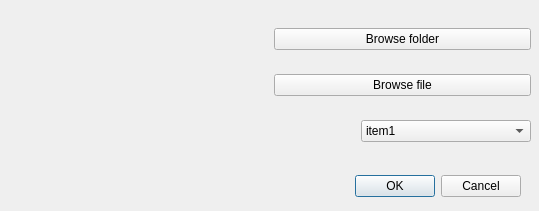
<?xml version="1.0" encoding="UTF-8"?>
<ui version="4.0">
 <class>Dialog</class>
 <widget class="QDialog" name="Dialog">
  <property name="geometry">
   <rect>
    <x>0</x>
    <y>0</y>
    <width>539</width>
    <height>211</height>
   </rect>
  </property>
  <property name="windowTitle">
   <string>Dialog</string>
  </property>
  <widget class="QDialogButtonBox" name="buttonBox">
   <property name="geometry">
    <rect>
     <x>180</x>
     <y>170</y>
     <width>341</width>
     <height>32</height>
    </rect>
   </property>
   <property name="orientation">
    <enum>Qt::Horizontal</enum>
   </property>
   <property name="standardButtons">
    <set>QDialogButtonBox::Cancel|QDialogButtonBox::Ok</set>
   </property>
  </widget>
  <widget class="QWidget" name="layoutWidget">
   <property name="geometry">
    <rect>
     <x>10</x>
     <y>10</y>
     <width>521</width>
     <height>151</height>
    </rect>
   </property>
   <layout class="QGridLayout" name="gridLayout">
    <item row="0" column="0">
     <layout class="QHBoxLayout" name="horizontalLayout">
      <item>
       <widget class="QLabel" name="label_folder">
        <property name="text">
         <string/>
        </property>
       </widget>
      </item>
      <item>
       <widget class="QPushButton" name="pushButton_browseFolder">
        <property name="text">
         <string>Browse folder</string>
        </property>
       </widget>
      </item>
     </layout>
    </item>
    <item row="1" column="0">
     <layout class="QHBoxLayout" name="horizontalLayout_2">
      <item>
       <widget class="QLabel" name="label_file">
        <property name="text">
         <string/>
        </property>
       </widget>
      </item>
      <item>
       <widget class="QPushButton" name="pushButton_browseFile">
        <property name="text">
         <string>Browse file</string>
        </property>
       </widget>
      </item>
     </layout>
    </item>
    <item row="2" column="0">
     <layout class="QHBoxLayout" name="horizontalLayout_3">
      <item>
       <widget class="QLabel" name="label_selectedItem_int">
        <property name="text">
         <string/>
        </property>
       </widget>
      </item>
      <item>
       <widget class="QLabel" name="label_selectedItem_str">
        <property name="text">
         <string/>
        </property>
       </widget>
      </item>
      <item>
       <widget class="QComboBox" name="comboBox">
        <item>
         <property name="text">
          <string>item1</string>
         </property>
        </item>
        <item>
         <property name="text">
          <string>item2</string>
         </property>
        </item>
        <item>
         <property name="text">
          <string>item3</string>
         </property>
        </item>
        <item>
         <property name="text">
          <string>item4</string>
         </property>
        </item>
       </widget>
      </item>
     </layout>
    </item>
   </layout>
  </widget>
 </widget>
 <resources/>
 <connections>
  <connection>
   <sender>buttonBox</sender>
   <signal>accepted()</signal>
   <receiver>Dialog</receiver>
   <slot>accept()</slot>
   <hints>
    <hint type="sourcelabel">
     <x>248</x>
     <y>254</y>
    </hint>
    <hint type="destinationlabel">
     <x>157</x>
     <y>274</y>
    </hint>
   </hints>
  </connection>
  <connection>
   <sender>buttonBox</sender>
   <signal>rejected()</signal>
   <receiver>Dialog</receiver>
   <slot>reject()</slot>
   <hints>
    <hint type="sourcelabel">
     <x>316</x>
     <y>260</y>
    </hint>
    <hint type="destinationlabel">
     <x>286</x>
     <y>274</y>
    </hint>
   </hints>
  </connection>
 </connections>
</ui>
